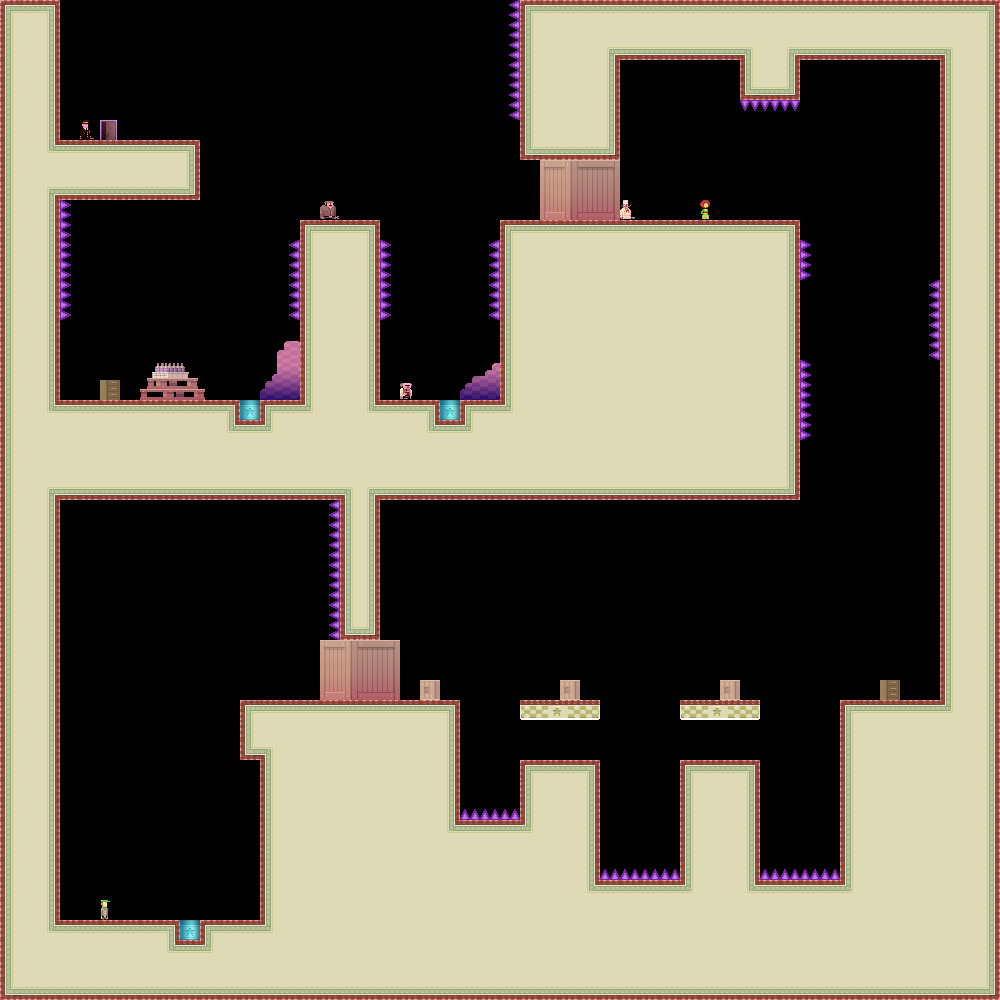

Below is a game level as drawn by its tile map, then a one-line description and the .tmx that defines it (tile-layer data replaced by summaries):
An orthogonal 50x50 tile map with 20x20 px tiles, 1 tile layer (bg) and 1 object.

<map version="1.0" orientation="orthogonal" renderorder="right-down" width="50" height="50" tilewidth="20" tileheight="20" nextobjectid="2">
 <tileset firstgid="1" name="tiles_sydney" tilewidth="20" tileheight="20" tilecount="400">
  <image source="../../../../../SuperLemonadeFactoryPartTwoContent/Lemonade/tiles_sydney.png" width="400" height="400" />
  <terraintypes>
   <terrain name="regularBlocks" tile="-1" />
  </terraintypes>
  <tile id="8" terrain=",,,0" />
  <tile id="9" terrain=",,0,0" />
  <tile id="10" terrain=",,0,0" />
  <tile id="11" terrain=",,0,0" />
  <tile id="12" terrain=",,0,0" />
  <tile id="13" terrain=",,0,0" />
  <tile id="14" terrain=",,0," />
  <tile id="15" terrain="0,0,0," />
  <tile id="16" terrain="0,0,,0" />
  <tile id="28" terrain=",0,,0" />
  <tile id="34" terrain="0,,0," />
  <tile id="35" terrain="0,,0,0" />
  <tile id="36" terrain=",0,0,0" />
  <tile id="48" terrain=",0,,0" />
  <tile id="54" terrain="0,,0," />
  <tile id="68" terrain=",0,,0" />
  <tile id="74" terrain="0,,0," />
  <tile id="88" terrain=",0,,0" />
  <tile id="94" terrain="0,,0," />
  <tile id="108" terrain=",0,,0" />
  <tile id="114" terrain="0,,0," />
  <tile id="128" terrain=",0,," />
  <tile id="129" terrain="0,0,," />
  <tile id="130" terrain="0,0,," />
  <tile id="131" terrain="0,0,," />
  <tile id="132" terrain="0,0,," />
  <tile id="133" terrain="0,0,," />
  <tile id="134" terrain="0,,," />
  <tile id="194" terrain="0,0,0,0" />
  <tile id="356">
   <properties>
    <property name="LargeCrate" value="" />
   </properties>
  </tile>
  <tile id="380">
   <properties>
    <property name="Andre" value="" />
   </properties>
  </tile>
  <tile id="381">
   <properties>
    <property name="Liselot" value="" />
   </properties>
  </tile>
  <tile id="382">
   <properties>
    <property name="Amsterdaam" value="" />
   </properties>
  </tile>
  <tile id="383">
   <properties>
    <property name="Worker" value="" />
   </properties>
  </tile>
  <tile id="384">
   <properties>
    <property name="Inspector" value="" />
   </properties>
  </tile>
  <tile id="385">
   <properties>
    <property name="Chef" value="" />
   </properties>
  </tile>
  <tile id="386">
   <properties>
    <property name="Exit" value="" />
   </properties>
  </tile>
  <tile id="387">
   <properties>
    <property name="Trampoline" value="" />
   </properties>
  </tile>
  <tile id="388">
   <properties>
    <property name="SmallCrate" value="" />
   </properties>
  </tile>
  <tile id="389">
   <properties>
    <property name="SugarBag" value="" />
   </properties>
  </tile>
 </tileset>
 <layer name="bg" width="50" height="50">
  <data>[2500 cells, 1346 non-empty, 82 distinct tile ids]</data>
 </layer>
 <objectgroup name="boxes">
  <object id="1" x="940" y="220">
   <polyline points="-40,0 -80,0 -80,80 -80,340 -140,340 -140,480" />
  </object>
 </objectgroup>
</map>
